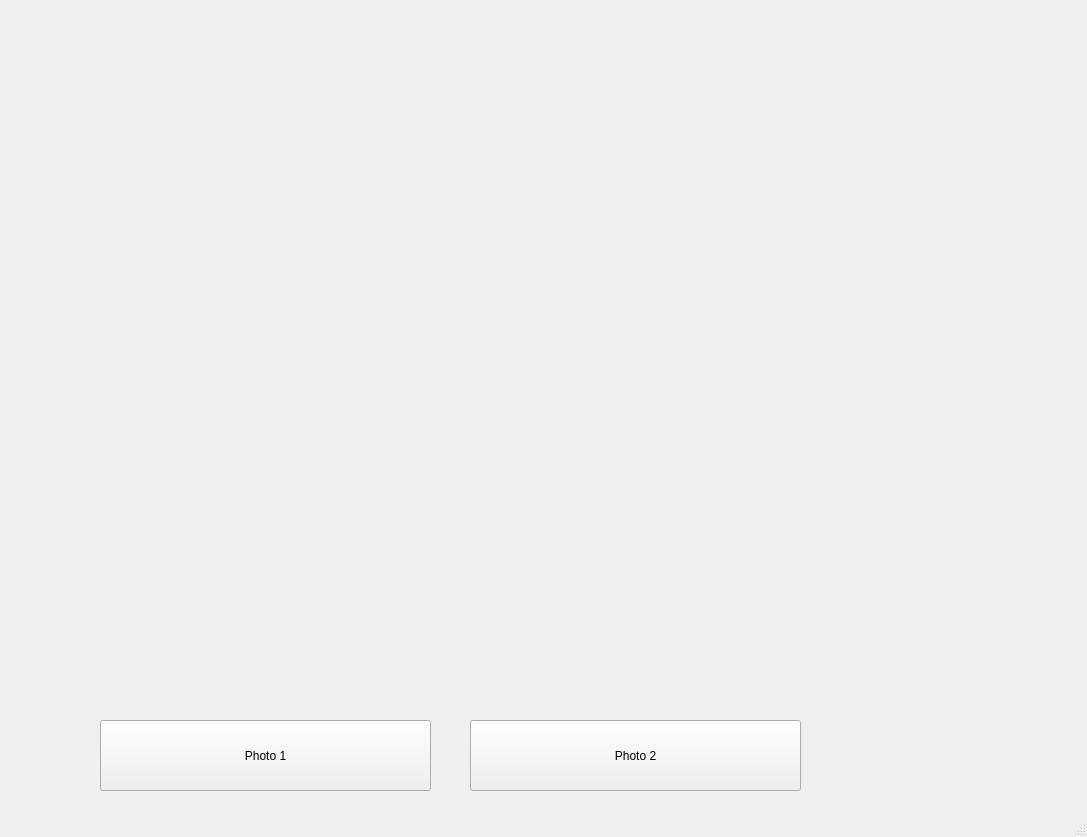
<?xml version="1.0" encoding="UTF-8"?>
<ui version="4.0">
 <class>MainWindow</class>
 <widget class="QMainWindow" name="MainWindow">
  <property name="geometry">
   <rect>
    <x>0</x>
    <y>0</y>
    <width>1087</width>
    <height>837</height>
   </rect>
  </property>
  <property name="windowTitle">
   <string>MainWindow</string>
  </property>
  <widget class="QWidget" name="centralwidget">
   <widget class="QLabel" name="Photo">
    <property name="geometry">
     <rect>
      <x>0</x>
      <y>0</y>
      <width>1080</width>
      <height>720</height>
     </rect>
    </property>
    <property name="text">
     <string/>
    </property>
    <property name="pixmap">
     <pixmap>cat.jpg</pixmap>
    </property>
    <property name="scaledContents">
     <bool>true</bool>
    </property>
   </widget>
   <widget class="QPushButton" name="pushButton_Photo1">
    <property name="geometry">
     <rect>
      <x>100</x>
      <y>720</y>
      <width>331</width>
      <height>71</height>
     </rect>
    </property>
    <property name="text">
     <string>Photo 1</string>
    </property>
   </widget>
   <widget class="QPushButton" name="pushButton_Photo2">
    <property name="geometry">
     <rect>
      <x>470</x>
      <y>720</y>
      <width>331</width>
      <height>71</height>
     </rect>
    </property>
    <property name="text">
     <string>Photo 2</string>
    </property>
   </widget>
  </widget>
  <widget class="QMenuBar" name="menubar">
   <property name="geometry">
    <rect>
     <x>0</x>
     <y>0</y>
     <width>1087</width>
     <height>22</height>
    </rect>
   </property>
  </widget>
  <widget class="QStatusBar" name="statusbar"/>
 </widget>
 <resources/>
 <connections/>
</ui>
